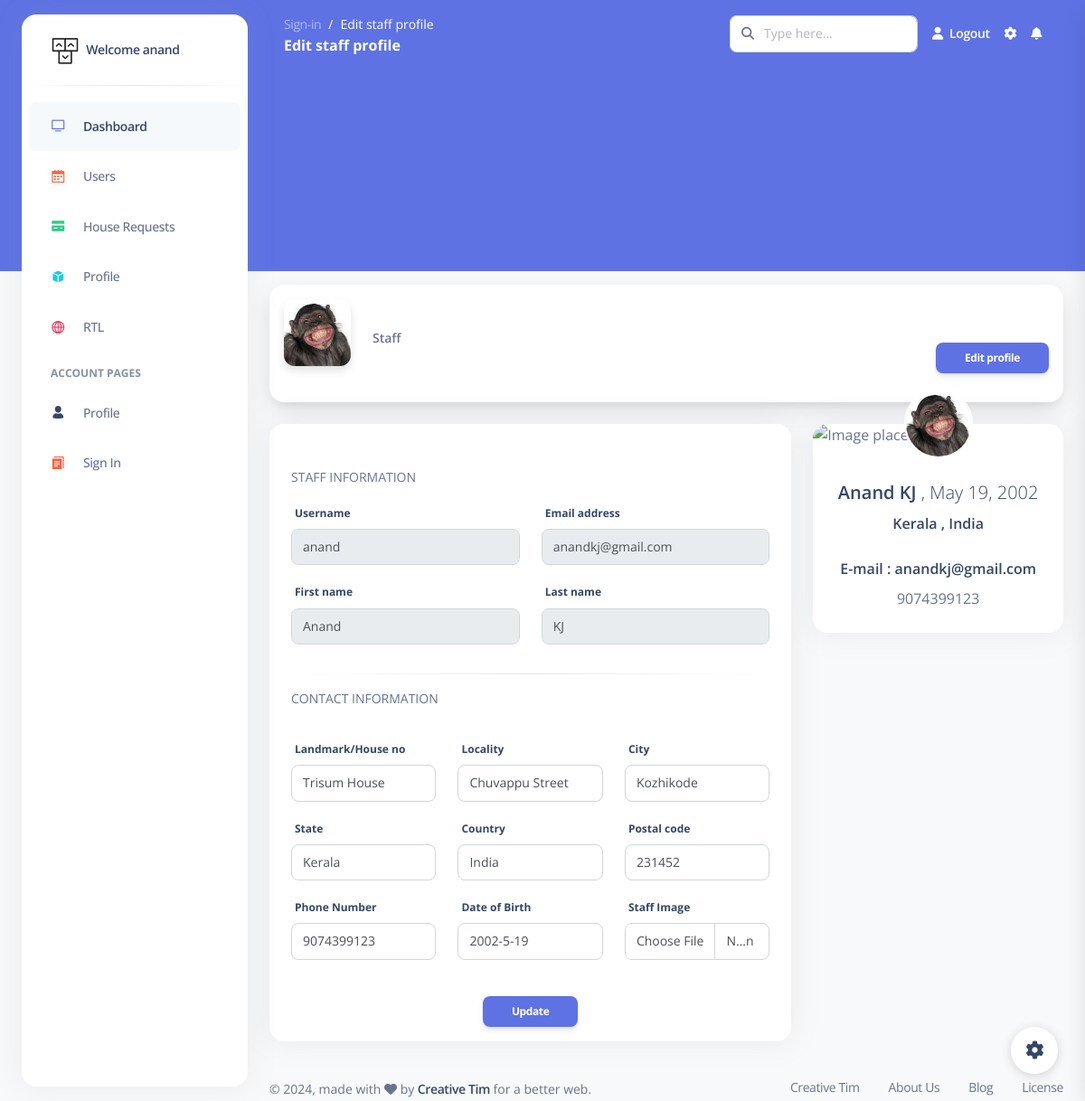
The app's page /cadmin/edit_staff_profile/3 (signed in) with its own data.
### cadmin/models.py (models this page shows)
class staff_details(models.Model):
    user_id = models.ForeignKey(User, on_delete=models.CASCADE, null=True, blank=True)
    staff_email = models.EmailField()
    staff_land_mark = models.CharField(max_length=70, default="Not specified")
    staff_locality = models.CharField(max_length=50, blank=True)
    staff_city = models.CharField(max_length=50, blank=True)
    staff_state = models.CharField(max_length=50, default="Not specified")
    staff_country = models.CharField(max_length=30, default="Not specified")
    staff_pin = models.IntegerField(null=True)
    staff_phone = models.BigIntegerField()
    staff_dob = models.DateField()
    staff_img = models.ImageField(upload_to='images/', null=True, blank=True)
    staff_status = models.BooleanField(default=True)

### cadmin/views.py (the view, shortened to what this page needs)
# urls.py: path('edit_staff_profile/<int:user_id>' , views.edit_staff_profile , name="edit_staff_profile"),
@login_required(login_url='admin_login')
def edit_staff_profile(request, user_id):
    user = User.objects.get(id=user_id)
    staff = staff_details.objects.get(user_id=user_id)
    page = "Edit staff profile"
    return render(request, 'staff/staff_profile/edit_staff_profile.html', {'user': user, 'staff': staff, 'page': page})

### templates/staff/staff_profile/edit_staff_profile.html (shortened to what this page needs)
{% extends 'bases/staffbase.html' %}
{% load static %}
{% block content %}
<div class="card shadow-lg mx-4 card-profile-bottom">
  <div class="card-body p-3">
    <div class="row gx-4">
      <div class="col-auto">
        <div class="avatar avatar-xl position-relative">
          <img src="{{ staff.staff_img.url }}" alt="profile_image" class="w-100 border-radius-lg shadow-sm">
        </div>
      </div>
      <div class="col-auto my-auto">
        <div class="h-100">
          <p class="mb-0 font-weight-bold text-sm">
            Staff
          </p>
        </div>
      </div>
    </div>
    <button style="margin-top: -4%; float: right;" type="submit"
    class="btn btn-primary btn-sm ms-auto"><a href="{% url 'edit_staff_profile' user_id=user.id %}" style="color:white;">Edit profile</a></button>
  </div>
</div>
<div class="container-fluid py-4">
  <div class="row">
    <div class="col-md-8">
      <div class="card">
        <div class="card-header pb-0">
        </div>
        <form method="POST" enctype="multipart/form-data">
          <div class="card-body">
            <p class="text-uppercase text-sm">Staff Information</p>
            <div class="row">
              <div class="col-md-6">
                <div class="form-group">
                  <label for="example-text-input" class="form-control-label">Username</label>
                  <input class="form-control" type="text" disabled value="{{user.username}}">
                </div>
              </div>
              <div class="col-md-6">
                <div class="form-group">
                  <label for="example-text-input" class="form-control-label">Email address</label>
                  <input class="form-control" type="email" disabled value="{{user.email}}">
                </div>
              </div>
              <div class="col-md-6">
                <div class="form-group">
                  <label for="example-text-input" class="form-control-label">First name</label>
                  <input class="form-control" type="text" disabled value="{{user.first_name}}">
                </div>
              </div>
              <div class="col-md-6">
                <div class="form-group">
                  <label for="example-text-input" class="form-control-label">Last name</label>
                  <input class="form-control" type="text" disabled value="{{user.last_name}}">
                </div>
              </div>
            </div>
            <hr class="horizontal dark">
            <p class="text-uppercase text-sm">Contact Information</p>
            <div class="row">
              <div class="col-md-12">
              </div>
              <div class="col-md-4">
                <div class="form-group">
                  <label for="example-text-input"  class="form-control-label">Landmark/House no</label>
                  <input class="form-control" value="{{staff.staff_land_mark}}"  type="text" name="staff_land_mark" placeholder="eg: Example House">
                </div>
              </div>
              <div class="col-md-4">
                <div class="form-group">
                  <label for="example-text-input" class="form-control-label">Locality</label>
                  <input class="form-control" value="{{staff.staff_locality}}"  type="text" name="staff_locality" placeholder="eg: Thicket Street">
                </div>
              </div>
              <div class="col-md-4">
                <div class="form-group">
                  <label for="example-text-input" class="form-control-label">City</label>
                  <input class="form-control" value="{{staff.staff_city}}"  type="text" name="staff_city" placeholder="eg: Lavasa">
                </div>
              </div>
              <div class="col-md-4">
                <div class="form-group">
                  <label for="example-text-input" class="form-control-label">State</label>
                  <input class="form-control" value="{{staff.staff_state}}"  type="text" name="staff_state" placeholder="eg: Maharastra">
                </div>
              </div>
              <div class="col-md-4">
                <div class="form-group">
                  <label for="example-text-input" class="form-control-label">Country</label>
                  <input class="form-control" value="{{staff.staff_country}}"  type="text" name="staff_country" placeholder="eg: India">
                </div>
              </div>
              <div class="col-md-4">
                <div class="form-group">
                  <label for="example-text-input" class="form-control-label">Postal code</label>
                  <input class="form-control" value="{{staff.staff_pin}}"  type="text" name="staff_pin" placeholder="eg: 897605">
                </div>
              </div>
              <div class="col-md-4">
                <div class="form-group">
                  <label for="example-text-input" class="form-control-label">Phone Number</label>
                  <input class="form-control" value="{{staff.staff_phone}}"  type="text" name="staff_phone" placeholder="9012345677">
                </div>
              </div>
              <div class="col-md-4">
                <div class="form-group">
                  <label for="example-text-input" class="form-control-label">Date of Birth</label>
                  <input class="form-control" value="{{staff.staff_dob.year}}-{{staff.staff_dob.month}}-{{staff.staff_dob.day}}"  name="staff_dob" type="text">
                </div>
              </div>
              <div class="col-md-4">
                <div class="form-group">
                    <label for="example-text-input" class="form-control-label">Staff Image</label>
                    <input class="form-control"  name="new_staff_img"
                        type="file">
                </div>
            </div>
            </div>
          </div>
          <center><button type="submit" class="btn btn-primary btn-sm ms-auto">Update</button></center>
        </form>
      </div>
    </div>
    <div class="col-md-4">
      <div class="card card-profile">
        <div class="row justify-content-center">
          <div class="col-4 col-lg-4 order-lg-2">
            <div class="mt-n4 mt-lg-n6 mb-4 mb-lg-0">
              <a href="javascript:;">
                <img src="{{ staff.staff_img.url }}" class="rounded-circle img-fluid border border-2 border-white">
              </a>
            </div>
          </div>
        </div>
        <div class="card-body pt-0">
          <div class="text-center mt-4">
            <h5>
              {{ user.first_name }} {{ user.last_name }} <span class="font-weight-light">, {{ staff.staff_dob }}</span>
            </h5>
            <div class="h6 font-weight-300">
              {{staff.staff_state}} , {{staff.staff_country}}
            </div>
            <div class="h6 mt-4">
              E-mail : {{user.email}}
            </div>
            <div>
              {{staff.staff_phone}}
            </div>
          </div>
        </div>
      </div>
    </div>
  </div>
</div>
{% endblock content %}

### templates/bases/staffbase.html (shortened to what this page needs)
{% load static %}
<!DOCTYPE html>
<html lang="en">
<head>
  <link href="{% static 'admin/css/nucleo-icons.css' %}" rel="stylesheet" />
  <link href="{% static 'admin/css/nucleo-svg.css' %}" rel="stylesheet" />
  <link href="{% static 'admin/css/nucleo-svg.css' %}" rel="stylesheet" />
  <link id="pagestyle" href="{% static 'admin/css/argon-dashboard.css' %}" rel="stylesheet" />
</head>
<body class="g-sidenav-show   bg-gray-100">
  <div class="min-height-300 bg-primary position-absolute w-100"></div>
  <aside class="sidenav bg-white navbar navbar-vertical navbar-expand-xs border-0 border-radius-xl my-3 fixed-start ms-4 " id="sidenav-main">
    <div class="sidenav-header">
      <a class="navbar-brand m-0" href=" https://demos.creative-tim.com/argon-dashboard/pages/dashboard.html " target="_blank">
        <img src="{% static 'admin/img/logo-ct-dark.png' %}" class="navbar-brand-img h-100" alt="main_logo">
        <span class="ms-1 font-weight-bold">Welcome {{ request.user.username }}</span>
      </a>
    </div>
    <hr class="horizontal dark mt-0">
    <div class="collapse navbar-collapse  w-auto " id="sidenav-collapse-main">
      <ul class="navbar-nav">
        <li class="nav-item">
          <a class="nav-link active" href="/">
            <div class="icon icon-shape icon-sm border-radius-md text-center me-2 d-flex align-items-center justify-content-center">
              <i class="ni ni-tv-2 text-primary text-sm opacity-10"></i>
            </div>
            <span class="nav-link-text ms-1">Dashboard</span>
          </a>
        </li>
        <li class="nav-item">
          <a class="nav-link " href="{% url 'staff_users_list' %}">
            <div class="icon icon-shape icon-sm border-radius-md text-center me-2 d-flex align-items-center justify-content-center">
              <i class="ni ni-calendar-grid-58 text-warning text-sm opacity-10"></i>
            </div>
            <span class="nav-link-text ms-1">Users</span>
          </a>
        </li>
        <li class="nav-item">
          <a class="nav-link " href="{% url 'house_requests' %}">
            <div class="icon icon-shape icon-sm border-radius-md text-center me-2 d-flex align-items-center justify-content-center">
              <i class="ni ni-credit-card text-success text-sm opacity-10"></i>
            </div>
            <span class="nav-link-text ms-1">House Requests</span>
          </a>
        </li>
        <li class="nav-item">
          <a class="nav-link " href="{% url 'profile' staff_id=request.user.id  %}">
            <div class="icon icon-shape icon-sm border-radius-md text-center me-2 d-flex align-items-center justify-content-center">
              <i class="ni ni-app text-info text-sm opacity-10"></i>
            </div>
            <span class="nav-link-text ms-1">Profile</span>
          </a>
        </li>
        <li class="nav-item">
          <a class="nav-link " href="./pages/rtl.html">
            <div class="icon icon-shape icon-sm border-radius-md text-center me-2 d-flex align-items-center justify-content-center">
              <i class="ni ni-world-2 text-danger text-sm opacity-10"></i>
            </div>
            <span class="nav-link-text ms-1">RTL</span>
          </a>
        </li>
        <li class="nav-item mt-3">
          <h6 class="ps-4 ms-2 text-uppercase text-xs font-weight-bolder opacity-6">Account pages</h6>
        </li>
        <li class="nav-item">
          <a class="nav-link " href="./pages/profile.html">
            <div class="icon icon-shape icon-sm border-radius-md text-center me-2 d-flex align-items-center justify-content-center">
              <i class="ni ni-single-02 text-dark text-sm opacity-10"></i>
            </div>
            <span class="nav-link-text ms-1">Profile</span>
          </a>
        </li>
        <li class="nav-item">
          <a class="nav-link " href="./pages/sign-in.html">
            <div class="icon icon-shape icon-sm border-radius-md text-center me-2 d-flex align-items-center justify-content-center">
              <i class="ni ni-single-copy-04 text-warning text-sm opacity-10"></i>
            </div>
            <span class="nav-link-text ms-1">Sign In</span>
          </a>
        </li>
        <li class="nav-item">
          <a class="nav-link " href="./pages/sign-up.html">
          </a>
        </li>
      </ul>
    </div>
  </aside>
  <main class="main-content position-relative border-radius-lg ">
    <nav class="navbar navbar-main navbar-expand-lg px-0 mx-4 shadow-none border-radius-xl " id="navbarBlur" data-scroll="false">
      <div class="container-fluid py-1 px-3">
        <nav aria-label="breadcrumb">
          <ol class="breadcrumb bg-transparent mb-0 pb-0 pt-1 px-0 me-sm-6 me-5">
            <li class="breadcrumb-item text-sm"><a class="opacity-5 text-white" href="{% url 'admin_login' %}">Sign-in</a></li>
            <li class="breadcrumb-item text-sm text-white active" aria-current="page">{{page}}</li>
          </ol>
          <h6 class="font-weight-bolder text-white mb-0">{{page}}</h6>
        </nav>
        <div class="collapse navbar-collapse mt-sm-0 mt-2 me-md-0 me-sm-4" id="navbar">
          <div class="ms-md-auto pe-md-3 d-flex align-items-center">
            <div class="input-group">
              <span class="input-group-text text-body"><i class="fas fa-search" aria-hidden="true"></i></span>
              <input type="text" class="form-control" placeholder="Type here...">
            </div>
          </div>
          <ul class="navbar-nav  justify-content-end">
            <li class="nav-item d-flex align-items-center">
              <a href="{% url 'admin_logout' %}" class="nav-link text-white font-weight-bold px-0">
                <i class="fa fa-user me-sm-1"></i>
                <span class="d-sm-inline d-none">Logout</span>
              </a>
            </li>
            <li class="nav-item px-3 d-flex align-items-center">
              <a href="javascript:;" class="nav-link text-white p-0">
                <i class="fa fa-cog fixed-plugin-button-nav cursor-pointer"></i>
              </a>
            </li>
            <li class="nav-item dropdown pe-2 d-flex align-items-center">
              <a href="javascript:;" class="nav-link text-white p-0" id="dropdownMenuButton" data-bs-toggle="dropdown" aria-expanded="false">
                <i class="fa fa-bell cursor-pointer"></i>
              </a>
            </li>
          </ul>
        </div>
      </div>
    </nav>
    {% block content %}
    {% endblock content %}
    <footer class="footer pt-3  ">
        <div class="container-fluid">
          <div class="row align-items-center justify-content-lg-between">
            <div class="col-lg-6 mb-lg-0 mb-4">
              <div class="copyright text-center text-sm text-muted text-lg-start">
                © ,
                made with <i class="fa fa-heart"></i> by
                <a href="https://www.creative-tim.com" class="font-weight-bold" target="_blank">Creative Tim</a>
                for a better web.
              </div>
            </div>
            <div class="col-lg-6">
              <ul class="nav nav-footer justify-content-center justify-content-lg-end">
                <li class="nav-item">
                  <a href="https://www.creative-tim.com" class="nav-link text-muted" target="_blank">Creative Tim</a>
                </li>
                <li class="nav-item">
                  <a href="https://www.creative-tim.com/presentation" class="nav-link text-muted" target="_blank">About Us</a>
                </li>
                <li class="nav-item">
                  <a href="https://www.creative-tim.com/blog" class="nav-link text-muted" target="_blank">Blog</a>
                </li>
                <li class="nav-item">
                  <a href="https://www.creative-tim.com/license" class="nav-link pe-0 text-muted" target="_blank">License</a>
                </li>
              </ul>
            </div>
          </div>
        </div>
      </footer>
  </main>
  <div class="fixed-plugin">
    <a class="fixed-plugin-button text-dark position-fixed px-3 py-2">
      <i class="fa fa-cog py-2"> </i>
    </a>
  </div>
</body>
</html>

### static/css/nucleo-svg.css (style rules this page uses)
.icon { display: inline-block; color: #111111; height: 1em; width: 1em; }
.icon-sm { height: 0.8em; width: 0.8em; }
.icon { fill: currentColor; stroke: none; }

### records on screen
staff_details: staff_img (picture), staff_land_mark "Trisum House", staff_locality "Chuvappu Street", staff_city "Kozhikode", staff_state "Kerala", staff_country "India", staff_pin "231452", staff_phone "9074399123", staff_dob "2002-5-19", staff_dob "May 19, 2002"

### other values on screen
{{ request.user.username }} "anand"
{{ page }} "Edit staff profile"
{{ user.first_name }} "Anand"
{{ user.last_name }} "KJ"
{{ user.email }} "anandkj@gmail.com"
